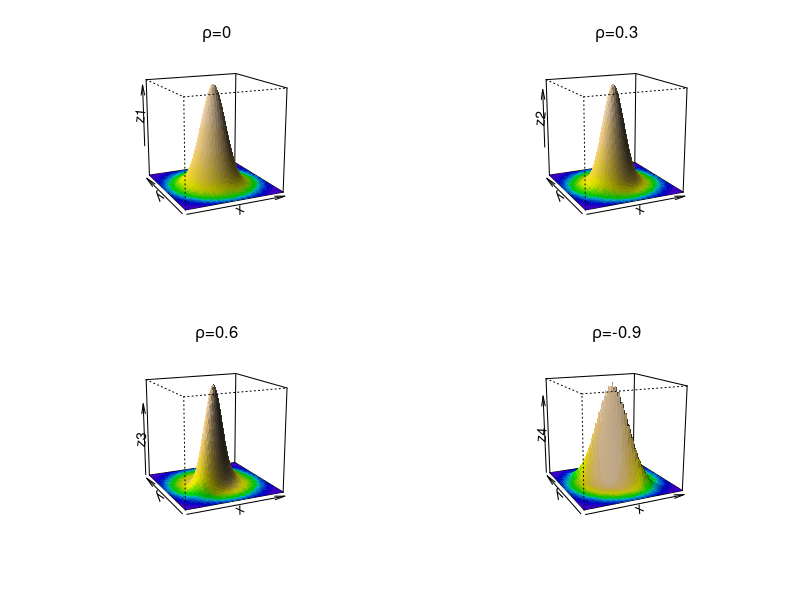
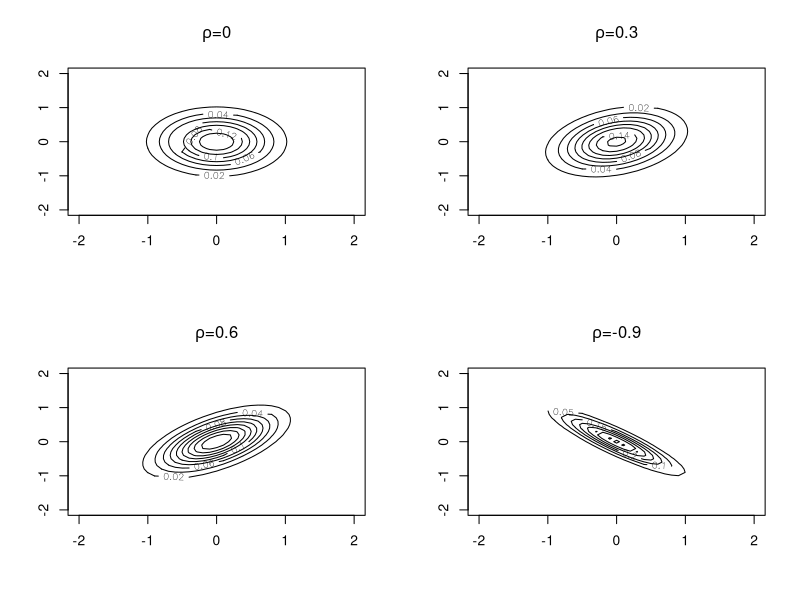
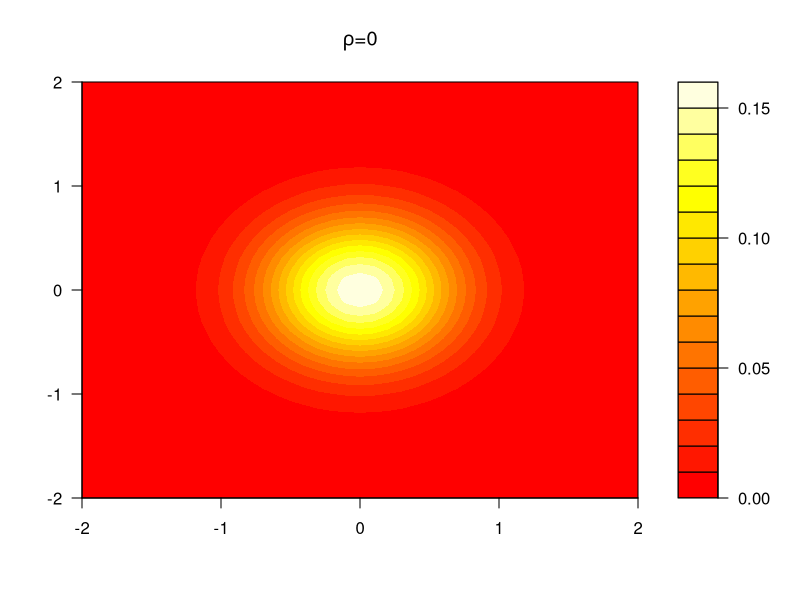
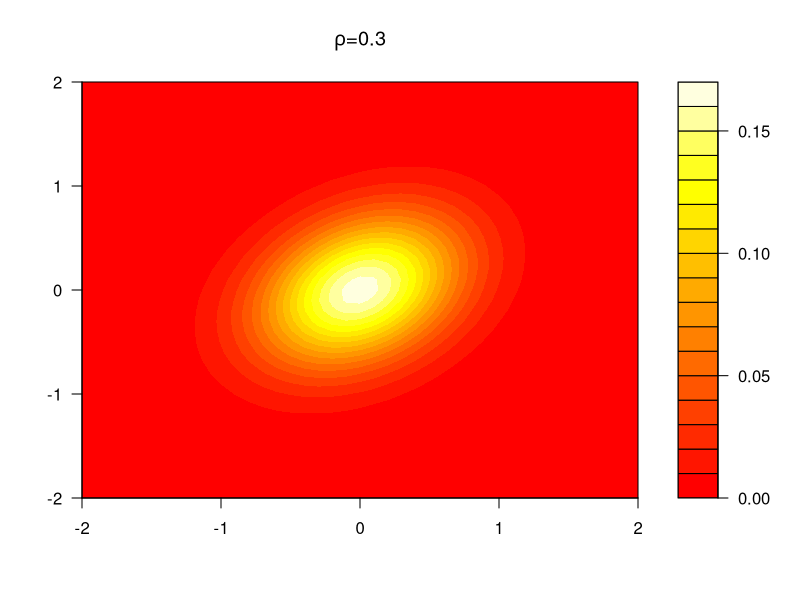
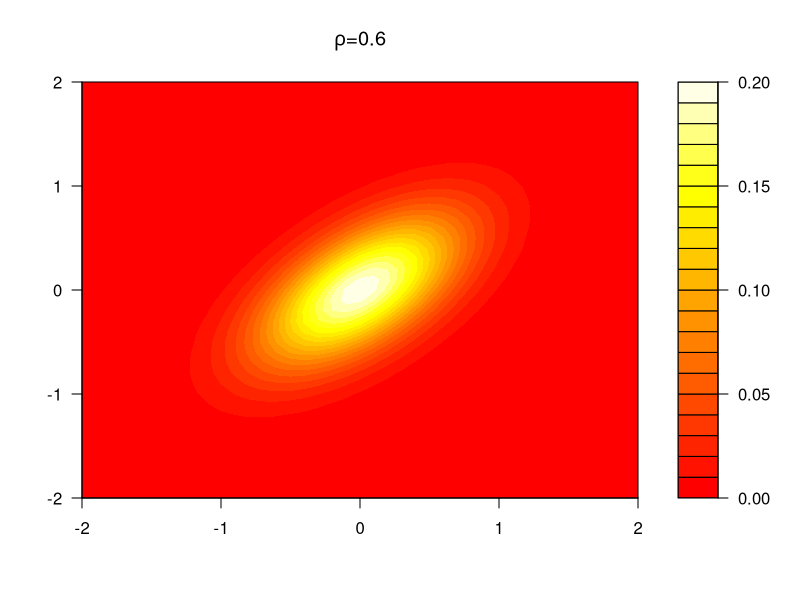
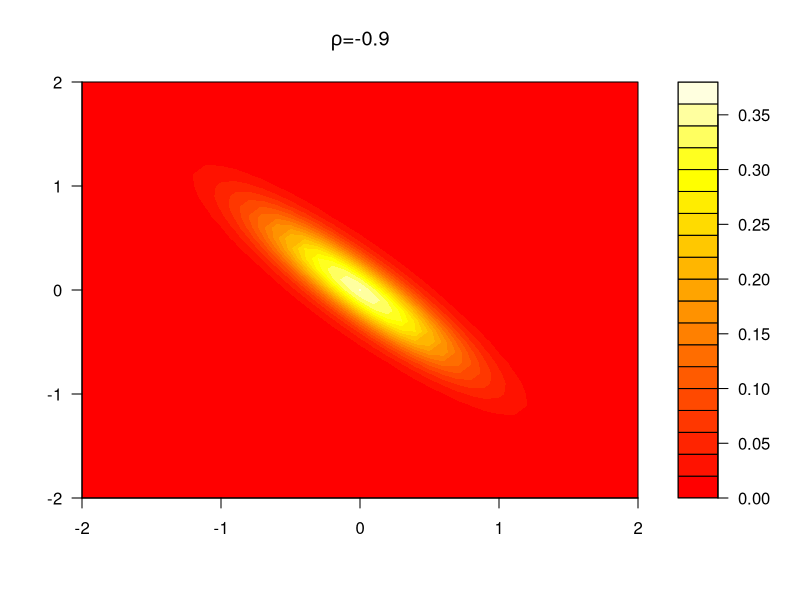

Write R code to recreate these figures, in order.
### Example of a joint density.
### modified by Josh Kerr, W 2008

x = seq(0,5,0.2)
y = x
f = function(x,y){ 2*exp(-x)*exp(-2*y) }
z = outer(x,y,f)

#X11()
#par(mfrow=c(2,2))

#persp(z)
#persp(z,eye=c(5,-1,3))
#persp(z,eye=c(-1,5,3))
#persp(z,eye=c(5,5,3))

### Example of plotting the joint normal distribution. 

x = seq(-2,2,0.1)
y = seq(-2,2,0.1)

X11()
par(mfrow=c(2,2))

bvn = function(x,y){
	mu1 = 0
	sigma1 = 1
	mu2 = 0
	sigma2 = 1
	rho = 0
	((2*pi*sigma1*sigma2*sqrt(1-rho^2))^(-1))*
			exp( -(2*((1-rho^2))^(-1)) * ( (x-mu1)^2/sigma1^2 + (y-mu2)^2/sigma2^2
			- ( (2*rho*(x-mu1)*(y-mu2) )/ (sigma1*sigma2) ) ) )
}

z1 = outer(x,y,bvn)
zi <- z1[ -1,-1] + z1[ -1,-41] + z1[-41,-1] + z1[-41,-41]  ## / 4

fcol <- matrix(0, nr = nrow(z1)-1, nc = ncol(z1)-1)
fcol <- topo.colors(20)[cut(zi, stats::quantile(zi, seq(0,1, len = 21)), include.lowest = TRUE)]

persp(x, y, z1, theta = -25, r=8, col = fcol, shade = 0.4, border = NA, main = expression(paste(rho,"=0")))
bvn = function(x,y){
	mu1 = 0
	sigma1 = 1
	mu2 = 0
	sigma2 = 1
	rho = 0.3
	((2*pi*sigma1*sigma2*sqrt(1-rho^2))^(-1))*
			exp( -(2*((1-rho^2))^(-1)) * ( (x-mu1)^2/sigma1^2 + (y-mu2)^2/sigma2^2
			- ( (2*rho*(x-mu1)*(y-mu2) )/ (sigma1*sigma2) ) ) )
}

z2 = outer(x,y,bvn)
persp(x, y, z2, theta = -25, r=8, col = fcol, shade = 0.4, border = NA, main = expression(paste(rho,"=0.3")))

bvn = function(x,y){
	mu1 = 0
	sigma1 = 1
	mu2 = 0
	sigma2 = 1
	rho = 0.6
	((2*pi*sigma1*sigma2*sqrt(1-rho^2))^(-1))*
			exp( -(2*((1-rho^2))^(-1)) * ( (x-mu1)^2/sigma1^2 + (y-mu2)^2/sigma2^2
			- ( (2*rho*(x-mu1)*(y-mu2) )/ (sigma1*sigma2) ) ) )
}

z3 = outer(x,y,bvn)
persp(x, y, z3, theta = -25, r=8, col = fcol, shade = 0.4, border = NA, main = expression(paste(rho,"=0.6")))

bvn = function(x,y){
	mu1 = 0
	sigma1 = 1
	mu2 = 0
	sigma2 = 1
	rho = -0.9
	((2*pi*sigma1*sigma2*sqrt(1-rho^2))^(-1))*
			exp( -(2*(1-rho^2)^(-1)) * ( (x-mu1)^2/sigma1^2 + (y-mu2)^2/sigma2^2
			- ( (2*rho*(x-mu1)*(y-mu2) )/ (sigma1*sigma2) ) ) )
}

z4 = outer(x,y,bvn)
persp(x, y, z4, theta = -25, r=8, d = .1, col = fcol, shade = 0.4, border = NA, main = expression(paste(rho,"=-0.9")))
X11()
par(mfrow=c(2,2))

contour(x,y,z1, main = expression(paste(rho,"=0")))
contour(x,y,z2, main = expression(paste(rho,"=0.3")))
contour(x,y,z3, main = expression(paste(rho,"=0.6")))
contour(x,y,z4, main = expression(paste(rho,"=-0.9")))

X11()
filled.contour(x,y,z1, color = heat.colors, main = expression(paste(rho,"=0")))
X11()
filled.contour(x,y,z2, color = heat.colors, main = expression(paste(rho,"=0.3")))
X11()
filled.contour(x,y,z3, color = heat.colors, main = expression(paste(rho,"=0.6")))
X11()
filled.contour(x,y,z4, color = heat.colors, main = expression(paste(rho,"=-0.9")))




